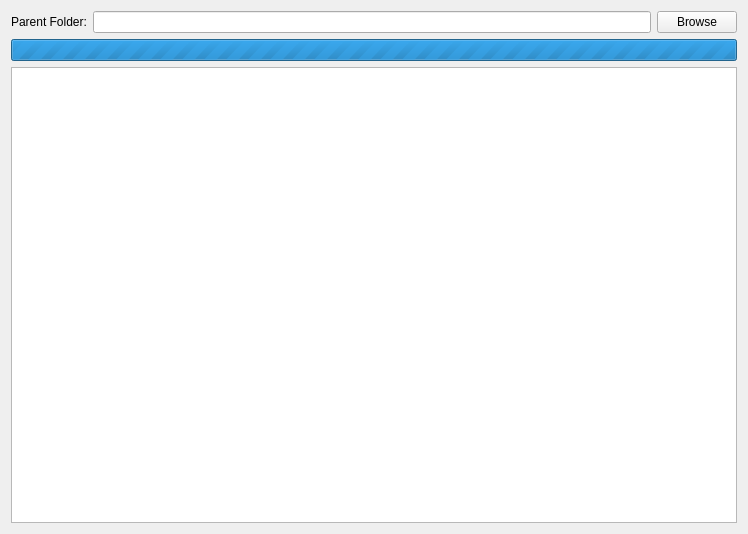
<?xml version="1.0" encoding="UTF-8"?>
<ui version="4.0">
 <class>Form</class>
 <widget class="QWidget" name="Form">
  <property name="geometry">
   <rect>
    <x>0</x>
    <y>0</y>
    <width>748</width>
    <height>534</height>
   </rect>
  </property>
  <property name="windowTitle">
   <string>Form</string>
  </property>
  <layout class="QVBoxLayout" name="verticalLayout">
   <item>
    <layout class="QHBoxLayout" name="horizontalLayout">
     <item>
      <widget class="QLabel" name="label">
       <property name="text">
        <string>Parent Folder:</string>
       </property>
      </widget>
     </item>
     <item>
      <widget class="QLineEdit" name="lineEdit"/>
     </item>
     <item>
      <widget class="QPushButton" name="browse_button">
       <property name="text">
        <string>Browse</string>
       </property>
      </widget>
     </item>
    </layout>
   </item>
   <item>
    <widget class="QProgressBar" name="progressBar">
     <property name="minimum">
      <number>0</number>
     </property>
     <property name="maximum">
      <number>0</number>
     </property>
     <property name="value">
      <number>0</number>
     </property>
    </widget>
   </item>
   <item>
    <widget class="QTextBrowser" name="textBrowser"/>
   </item>
  </layout>
 </widget>
 <resources/>
 <connections/>
</ui>
